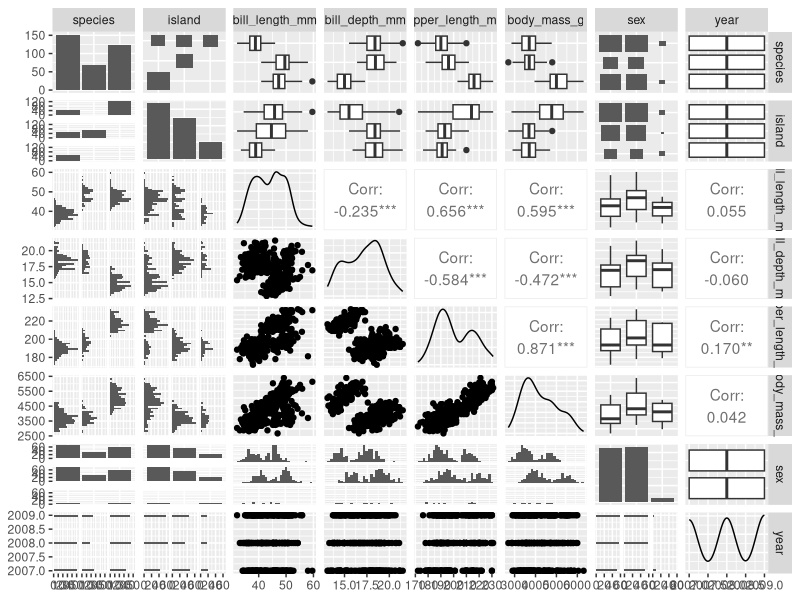
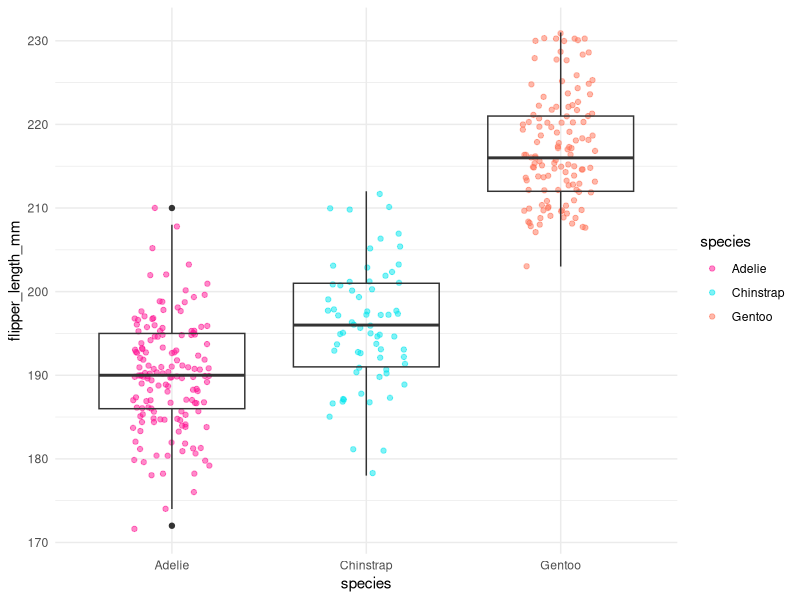
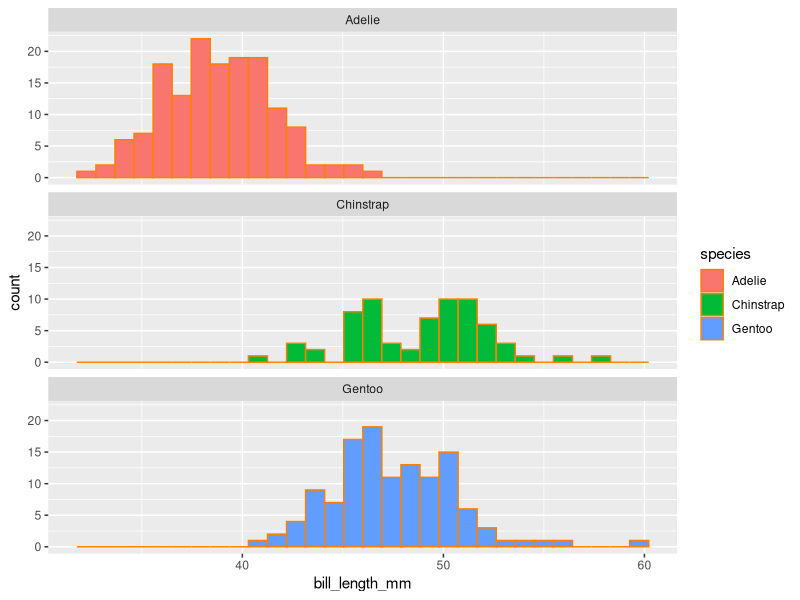

Write the R code that produced these figures, in order.
## ---- chunk 1
#| echo: false
#| warning: false
##attach packages (echo hides code but still shows outputs, warning hides outputs not code, include hides everything)
library(tidyverse)
library(palmerpenguins)
library(GGally)
library(skimr)

## ---- chunk 2
#| include: false
#look at column names
#names(penguins)
#dimensions
#dim(penguins)
##first six lines or last 6 lines
#head(penguins)
#tail(penguins)
## ---- chunk 3
#from skimr -
skim(penguins)

## ---- chunk 4
#from GGall
#| include: false

GGally::ggpairs(penguins)

## ---- chunk 5
#only use aes to change a variable, mapping a variable onto aesthetic. can just go straigh in argument if constant
#alpha changes transparency
#google r colors to find the color names r likes

ggplot(data = penguins,
       aes(x = species, 
          y = flipper_length_mm)) +
  geom_jitter(width = 0.2,
              alpha = 0.5,
              aes(color = species)) +
  geom_boxplot(fill = NA) +
  theme_minimal() +
  scale_color_manual(values = c("deeppink", "turquoise2", "coral1"))

## ---- chunk 6
ggplot(data = penguins,
       aes(x = bill_length_mm)) +
  geom_histogram(aes(fill = species), color = "darkorange1") +
  facet_wrap(~species, ncol = 1)

